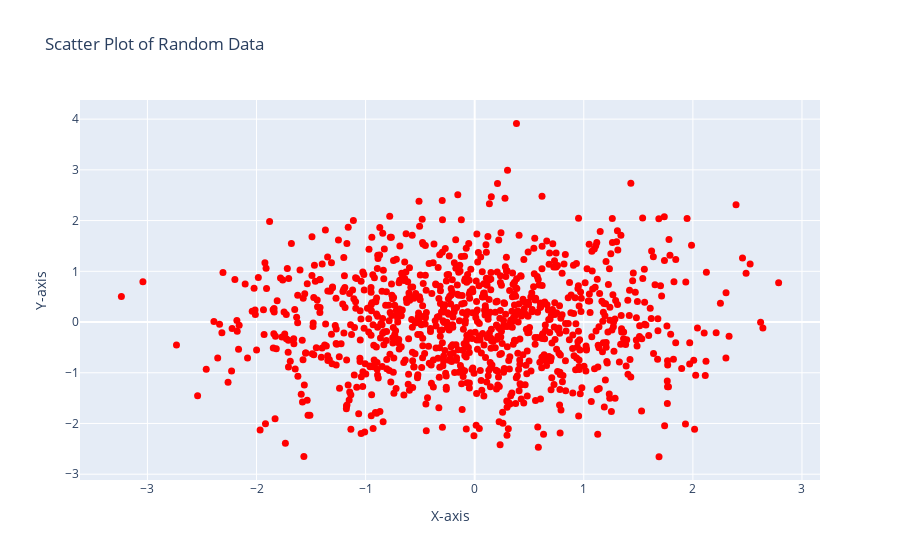

The cell this chart's notebook holds for it:
### Markdown cell above
info on random functions:<br>
<br>
data = np.random.rand(100)  # 100 random numbers between 0 and 1<br>
data = np.random.randn(1000)  # 1000 random numbers with normal distribution<br>
data = np.random.randint(0, 10, size=100)  # 100 random integers between 0 and 10<br>
data = np.random.permutation(10)

### Code cell
import plotly.graph_objects as go
import numpy as np

# Generate random data
x = np.random.randn(1000)
y = np.random.randn(1000)

# Create scatter plot
fig = go.Figure(data=go.Scatter(
    x=x,
    y=y,
    mode='markers',  # Use 'markers' for a scatter plot
    marker=dict(size=7, color='red')  # Marker properties
))

# Update layout for better readability
fig.update_layout(
    title='Scatter Plot of Random Data',
    xaxis_title='X-axis',
    yaxis_title='Y-axis'
)

# Show plot
fig.show()

### Figure 1 — Plotly figure (JSON) as saved in the notebook; plotly's stock layout.template omitted (floating-point values rounded to 4 significant figures; data arrays with more than 128 entries replaced by an {"elided": "..."} marker saying what was removed)
{"data": [{"marker": {"color": "red", "size": 7}, "mode": "markers", "type": "scatter", "x": {"elided": "1000 float values"}, "y": {"elided": "1000 float values"}}], "layout": {"title": {"text": "Scatter Plot of Random Data"}, "xaxis": {"title": {"text": "X-axis"}}, "yaxis": {"title": {"text": "Y-axis"}}}}
